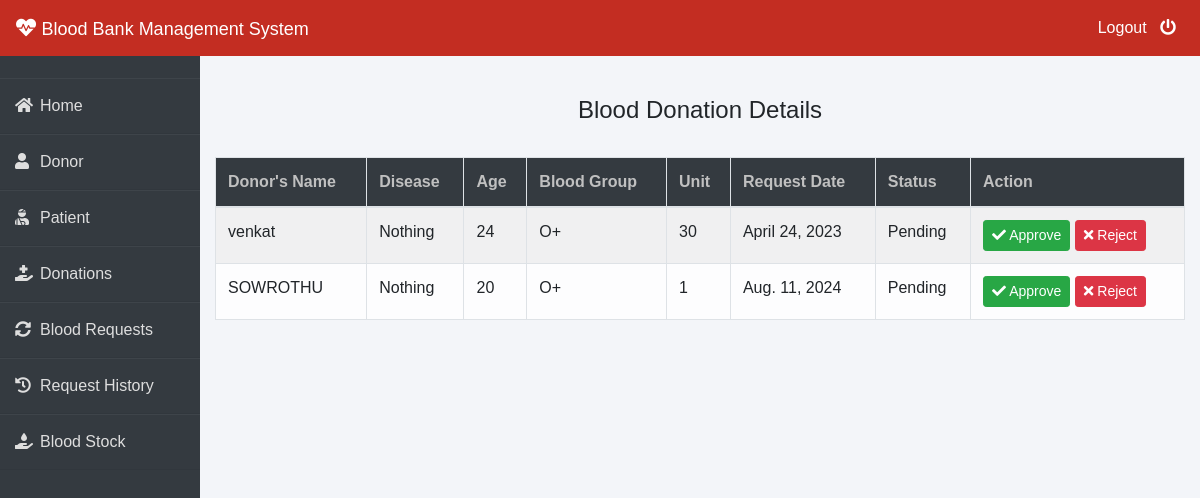
The app's page /admin-donation (signed in) with its own data.
### donor/models.py (models this page shows, shortened)
class BloodDonate(models.Model):
    donor=models.ForeignKey(Donor,on_delete=models.CASCADE)
    disease=models.CharField(max_length=100,default="Nothing")
    age=models.PositiveIntegerField()
    bloodgroup=models.CharField(max_length=10)
    unit=models.PositiveIntegerField(default=0)
    status=models.CharField(max_length=20,default="Pending")
    date=models.DateField(auto_now=True)

class Donor(models.Model):
    user=models.OneToOneField(User,on_delete=models.CASCADE)
    profile_pic= models.ImageField(upload_to='profile_pic/Donor/',null=True,blank=True)
    bloodgroup=models.CharField(max_length=10)
    address = models.CharField(max_length=40)
    mobile = models.CharField(max_length=20,null=False)
    def __str__(self):
        return self.user.first_name

### blood/views.py (the view)
# urls.py: path('admin-donation', views.admin_donation_view,name='admin-donation'),
@login_required(login_url='adminlogin')
def admin_donation_view(request):
    donations=dmodels.BloodDonate.objects.all()
    return render(request,'blood/admin_donation.html',{'donations':donations})

### templates/blood/admin_donation.html (shortened to what this page needs)
{% extends 'blood/adminbase.html' %}
{% block content %}
{% load widget_tweaks %}
{%load static%}
<head>
   </head>
<br><br>
<div class="container">
    <H4 class="text-center">Blood Donation Details</H4><br>
    <table class="table table-light table-hover table-bordered table-striped">
        <thead class="bg-dark">
            <tr>
                <th scope="col" style="color: rgb(192, 192, 192);">Donor's Name</th>
                <th scope="col" style="color: rgb(192, 192, 192);">Disease</th>
                <th scope="col" style="color: rgb(192, 192, 192);">Age</th>
                <th scope="col" style="color: rgb(192, 192, 192);">Blood Group</th>
                <th scope="col" style="color: rgb(192, 192, 192);">Unit</th>
                <th scope="col" style="color: rgb(192, 192, 192);">Request Date</th>
                <th scope="col" style="color: rgb(192, 192, 192);">Status</th>
                <th style="color: rgb(192, 192, 192);">Action</th>
            </tr>
        </thead>
        <tbody>
            {% for t in donations %}
            <tr>
                <td> {{t.donor}}</td>
                <td> {{t.disease}}</td>
                <td> {{t.age}}</td>
                <td>{{t.bloodgroup}}</td>
                <td>{{t.unit}}</td>
                <td>{{t.date}}</td>
                <td>{{t.status}}</td>
                {% if t.status == 'Pending' %}
                <td>
                    <button class="btn btn-success btn-sm"><a  style="text-decoration: none;color: white;" href="{% url 'approve-donation' t.id  %}"><i class="fa fa-check"></i> Approve</a> </button>
                    <button class="btn btn-danger btn-sm"><a  style="text-decoration: none;color: white;" href="{% url 'reject-donation' t.id  %}"><i class="fa fa-times"></i> Reject</a> </button>
                </td>
                {% elif  t.status == 'Approved' %}
                <td><span class="label success">{{t.unit}} Unit Added To Stock</span></td>
                {% else %}
                <td><span class="label danger">0 Unit Added To Stock</span></td>
                {% endif %}
            </tr>
            {% endfor %}
        </tbody>
    </table>
</div>
{% endblock content %}

### templates/blood/adminbase.html (shortened to what this page needs)
<!DOCTYPE html>
<html lang="en">
<head>
    <link rel="stylesheet" href="https://maxcdn.bootstrapcdn.com/bootstrap/4.0.0/css/bootstrap.min.css">
    <link rel="stylesheet" href="https://cdnjs.cloudflare.com/ajax/libs/font-awesome/5.14.0/css/all.css">
</head>
<body>
    <nav class="navbar navbar-expand-lg navbar-light fixed-top bg-danger">
        <a style="color:white;" class="navbar-brand" href="/"><i class="fa fa-heartbeat"></i>&nbsp;<font face = "Comic sans MS" size ="4">Blood Bank Management System</font></a>
        <div class="navbar-collapse collapse w-100 order-3 dual-collapse2">
            <ul class="navbar-nav ml-auto">
                <li class="nav-item">
                    <a class="nav-link" style="color: white;" href="/logout">Logout &nbsp; <i class="fas fa-power-off"></i></a>
                </li>
            </ul>
        </div>
      </nav>
<br><br>
<div class="wrapper">
    <div class="sidebar">
        <ul>
            <li><a style="text-decoration:none;" href="/"><i class="fas fa-home"></i>Home</a></li>
            <li><a style="text-decoration:none;" href="/admin-donor"><i class="fas fa-user"></i>Donor</a></li>
            <li><a style="text-decoration:none;" href="/admin-patient"><i class="fas fa-user-injured"></i>Patient</a></li>
            <li><a style="text-decoration:none;" href="/admin-donation"><i class="fas fa-hand-holding-medical"></i>Donations</a></li>
            <li><a style="text-decoration:none;" href="/admin-request"><i class="fas fa-sync-alt"></i>Blood Requests</a></li>
            <li><a style="text-decoration:none;" href="/admin-request-history"><i class="fas fa-history"></i>Request History</a></li>
            <li><a style="text-decoration:none;" href="/admin-blood"><i class="fas fa-hand-holding-water"></i>Blood Stock</a></li>
        </ul>
    </div>
    <div class="main_content">
{% block content %}
{% endblock content %}
    </div>
</div>
</body>
</html>

### templates/blood/adminbase.html (style rules this page uses)
* { margin: 0; padding: 0; box-sizing: border-box; list-style: none; text-decoration: none; font-family: 'Josefin Sans', sans-serif; }
body { background-color: #f3f5f9; }
.bg-danger { background-color: #c32d22!important; }
.wrapper { display: flex; position: relative; }
.wrapper .sidebar { width: 200px; height: 100%; background: #343a40; padding: 30px 0px; position: fixed; }
.wrapper .sidebar ul li { padding: 15px; border-bottom: 1px solid #dedede; border-bottom: 1px solid rgba(0,0,0,0.05); border-top: 1px solid rgba(255,255,255,0.05); }
.wrapper .sidebar ul li a { color: #dedede; display: block; }
.wrapper .sidebar ul li a .fas { width: 25px; }
.wrapper .main_content { width: 100%; margin-left: 200px; }

### records on screen
BloodDonate: donor "venkat", disease "Nothing", age "24", bloodgroup "O+", unit "30", date "April 24, 2023", status "Pending", shows "Approve"
BloodDonate: donor "SOWROTHU", disease "Nothing", age "20", bloodgroup "O+", unit "1", date "Aug. 11, 2024", status "Pending", shows "Approve"
